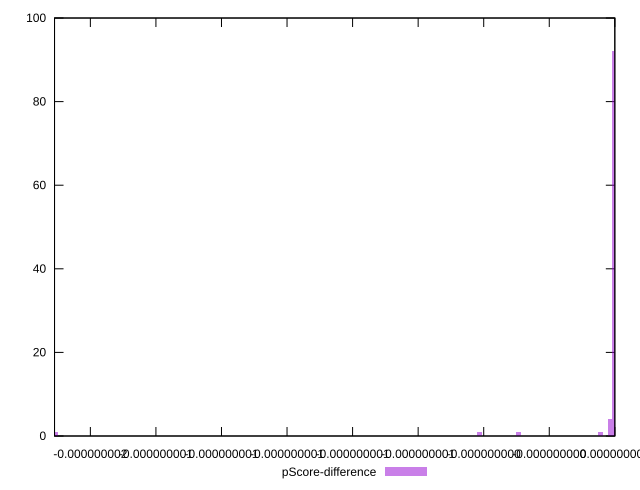

This figure's gnuplot source:
reset

$pScoreDifference <<EOF
-1.472060985224431e-11 4
0 92
-4.1217707586284064e-10 1
-1.7075907428603398e-9 1
-4.4161829556732924e-11 1
-2.944121970448862e-10 1
EOF

set key outside below
set boxwidth 1.472060985224431e-11
set xrange [-1.7093100268539274e-9:-5.218048215738236e-15]
set yrange [0:100]
set trange [0:100]
set style fill transparent solid 0.5 noborder
set terminal svg size 640, 490 enhanced background rgb 'white'
set output "report_00018_2021-02-10T15-25-16.877Z/total-blocking-time/samples/pages+cached+noadtech+nomedia+nocss/pScore-difference/histogram.svg"

plot $pScoreDifference title "pScore-difference" with boxes

reset
